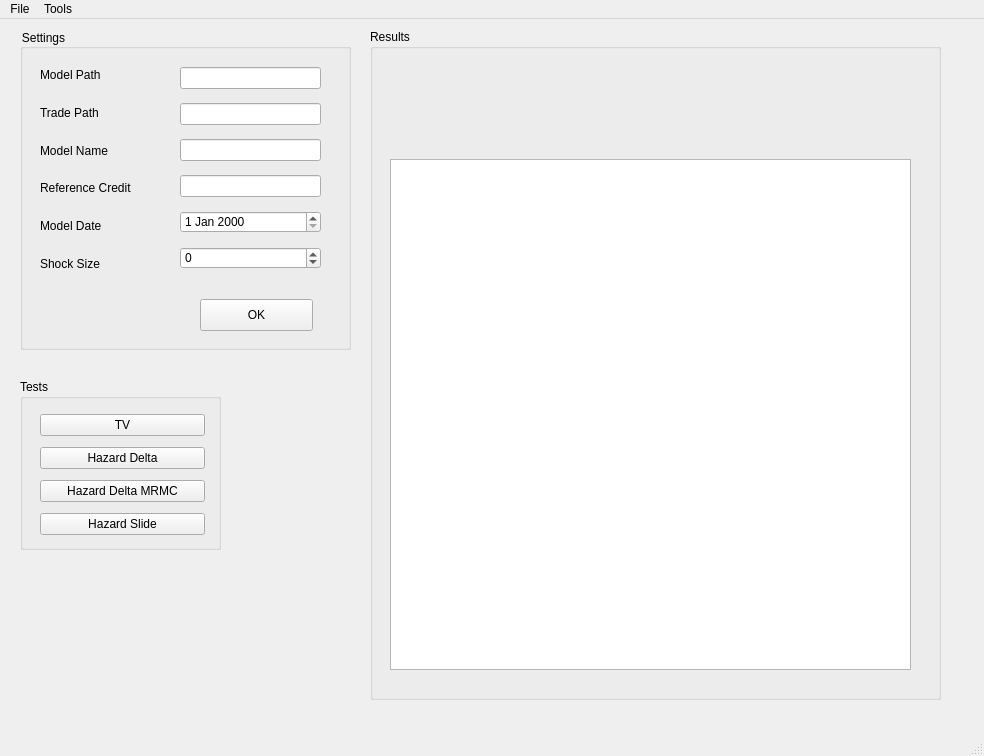
<?xml version="1.0" encoding="UTF-8"?>
<ui version="4.0">
 <class>MainWindow</class>
 <widget class="QMainWindow" name="MainWindow">
  <property name="geometry">
   <rect>
    <x>0</x>
    <y>0</y>
    <width>984</width>
    <height>756</height>
   </rect>
  </property>
  <property name="windowTitle">
   <string>MainWindow</string>
  </property>
  <widget class="QWidget" name="centralwidget">
   <widget class="QGroupBox" name="groupBox">
    <property name="geometry">
     <rect>
      <x>20</x>
      <y>10</y>
      <width>331</width>
      <height>321</height>
     </rect>
    </property>
    <property name="styleSheet">
     <string notr="true">color: rgb(0, 0, 0);</string>
    </property>
    <property name="title">
     <string>Settings</string>
    </property>
    <widget class="QWidget" name="verticalLayoutWidget">
     <property name="geometry">
      <rect>
       <x>20</x>
       <y>30</y>
       <width>121</width>
       <height>221</height>
      </rect>
     </property>
     <layout class="QVBoxLayout" name="verticalLayout">
      <item>
       <widget class="QLabel" name="label_2">
        <property name="text">
         <string>Model Path</string>
        </property>
       </widget>
      </item>
      <item>
       <widget class="QLabel" name="label_5">
        <property name="text">
         <string>Trade Path</string>
        </property>
       </widget>
      </item>
      <item>
       <widget class="QLabel" name="label_6">
        <property name="text">
         <string>Model Name</string>
        </property>
       </widget>
      </item>
      <item>
       <widget class="QLabel" name="label_4">
        <property name="text">
         <string>Reference Credit</string>
        </property>
       </widget>
      </item>
      <item>
       <widget class="QLabel" name="label_3">
        <property name="text">
         <string>Model Date</string>
        </property>
       </widget>
      </item>
      <item>
       <widget class="QLabel" name="label">
        <property name="text">
         <string>Shock Size</string>
        </property>
       </widget>
      </item>
     </layout>
    </widget>
    <widget class="QWidget" name="verticalLayoutWidget_2">
     <property name="geometry">
      <rect>
       <x>160</x>
       <y>30</y>
       <width>141</width>
       <height>221</height>
      </rect>
     </property>
     <layout class="QVBoxLayout" name="verticalLayout_2">
      <item>
       <widget class="QLineEdit" name="lineEdit_3"/>
      </item>
      <item>
       <widget class="QLineEdit" name="lineEdit_4"/>
      </item>
      <item>
       <widget class="QLineEdit" name="lineEdit_2"/>
      </item>
      <item>
       <widget class="QLineEdit" name="lineEdit"/>
      </item>
      <item>
       <widget class="QDateEdit" name="dateEdit">
        <property name="dateTime">
         <datetime>
          <hour>0</hour>
          <minute>0</minute>
          <second>0</second>
          <year>2000</year>
          <month>1</month>
          <day>1</day>
         </datetime>
        </property>
       </widget>
      </item>
      <item>
       <widget class="QSpinBox" name="spinBox">
        <property name="minimum">
         <number>-10</number>
        </property>
        <property name="maximum">
         <number>10</number>
        </property>
       </widget>
      </item>
     </layout>
    </widget>
    <widget class="QPushButton" name="pushButton_5">
     <property name="geometry">
      <rect>
       <x>180</x>
       <y>270</y>
       <width>113</width>
       <height>32</height>
      </rect>
     </property>
     <property name="text">
      <string>OK</string>
     </property>
    </widget>
   </widget>
   <widget class="QGroupBox" name="groupBox_2">
    <property name="geometry">
     <rect>
      <x>20</x>
      <y>360</y>
      <width>201</width>
      <height>171</height>
     </rect>
    </property>
    <property name="title">
     <string>Tests</string>
    </property>
    <widget class="QWidget" name="verticalLayoutWidget_3">
     <property name="geometry">
      <rect>
       <x>20</x>
       <y>30</y>
       <width>165</width>
       <height>134</height>
      </rect>
     </property>
     <layout class="QGridLayout" name="gridLayout">
      <item row="0" column="0">
       <widget class="QPushButton" name="pushButton_2">
        <property name="text">
         <string>TV</string>
        </property>
       </widget>
      </item>
      <item row="1" column="0">
       <widget class="QPushButton" name="pushButton_4">
        <property name="text">
         <string>Hazard Delta</string>
        </property>
       </widget>
      </item>
      <item row="2" column="0">
       <widget class="QPushButton" name="pushButton_3">
        <property name="text">
         <string>Hazard Delta MRMC</string>
        </property>
       </widget>
      </item>
      <item row="3" column="0">
       <widget class="QPushButton" name="pushButton">
        <property name="text">
         <string>Hazard Slide</string>
        </property>
       </widget>
      </item>
     </layout>
    </widget>
   </widget>
   <widget class="QGroupBox" name="groupBox_3">
    <property name="geometry">
     <rect>
      <x>370</x>
      <y>10</y>
      <width>571</width>
      <height>671</height>
     </rect>
    </property>
    <property name="title">
     <string>Results</string>
    </property>
    <widget class="QWidget" name="horizontalLayoutWidget">
     <property name="geometry">
      <rect>
       <x>20</x>
       <y>50</y>
       <width>521</width>
       <height>41</height>
      </rect>
     </property>
     <layout class="QHBoxLayout" name="horizontalLayout">
      <item>
       <widget class="QLabel" name="label_8">
        <property name="text">
         <string/>
        </property>
       </widget>
      </item>
      <item>
       <widget class="QLabel" name="label_7">
        <property name="text">
         <string/>
        </property>
       </widget>
      </item>
     </layout>
    </widget>
    <widget class="QGraphicsView" name="graphicsView">
     <property name="geometry">
      <rect>
       <x>20</x>
       <y>130</y>
       <width>521</width>
       <height>511</height>
      </rect>
     </property>
    </widget>
   </widget>
   <zorder>groupBox_2</zorder>
   <zorder>groupBox</zorder>
   <zorder>groupBox_3</zorder>
  </widget>
  <widget class="QStatusBar" name="statusbar"/>
  <widget class="QMenuBar" name="menubar">
   <property name="geometry">
    <rect>
     <x>0</x>
     <y>0</y>
     <width>984</width>
     <height>24</height>
    </rect>
   </property>
   <widget class="QMenu" name="menuFile">
    <property name="title">
     <string>File</string>
    </property>
    <widget class="QMenu" name="menuOpen">
     <property name="title">
      <string>Open</string>
     </property>
     <addaction name="actionLoad_Trade"/>
     <addaction name="actionLoad_Model"/>
    </widget>
    <addaction name="menuOpen"/>
    <addaction name="separator"/>
    <addaction name="actionSave"/>
   </widget>
   <widget class="QMenu" name="menuInput">
    <property name="title">
     <string>Tools</string>
    </property>
   </widget>
   <addaction name="menuFile"/>
   <addaction name="menuInput"/>
  </widget>
  <action name="actionLoad_Trade">
   <property name="text">
    <string>Load Trade</string>
   </property>
  </action>
  <action name="actionLoad_Model">
   <property name="text">
    <string>Load Model</string>
   </property>
  </action>
  <action name="actionSave">
   <property name="text">
    <string>Save</string>
   </property>
   <property name="shortcut">
    <string>Ctrl+S</string>
   </property>
  </action>
  <action name="actionTV">
   <property name="text">
    <string>TV</string>
   </property>
  </action>
  <action name="actionHazard_Risk">
   <property name="text">
    <string>Hazard Risk</string>
   </property>
  </action>
  <action name="actionHazard_Benchmark">
   <property name="text">
    <string>Hazard Benchmark</string>
   </property>
  </action>
  <action name="actionHazard_Slide">
   <property name="text">
    <string>Hazard Slide</string>
   </property>
  </action>
  <action name="actionModel_input">
   <property name="text">
    <string>Model input</string>
   </property>
  </action>
 </widget>
 <resources/>
 <connections/>
</ui>
